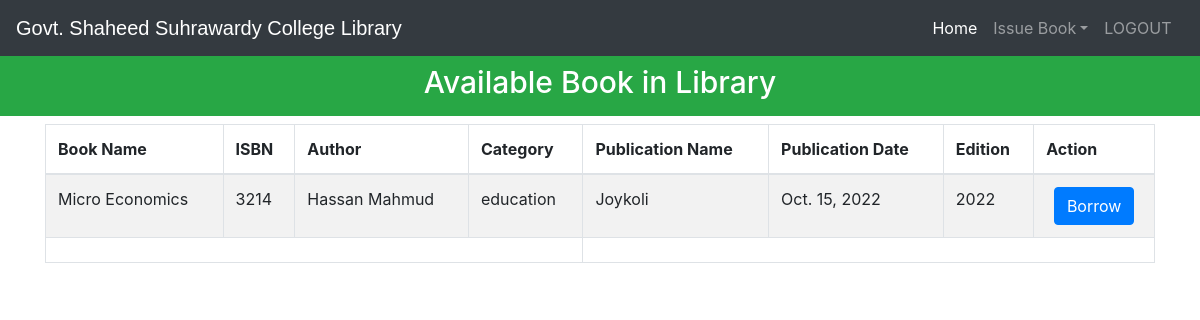
Before: /viewbook_by_student (signed in) with the older database file.
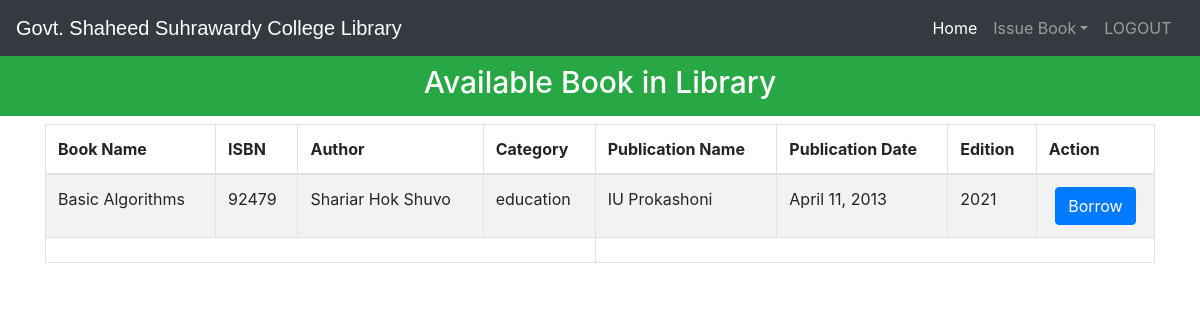
After: the same page with the newer database file.
### library/models.py (models this page shows, shortened)
class Book(models.Model):
    catchoice= [
        ('education', 'Education'),
        ('entertainment', 'Entertainment'),
        ('comics', 'Comics'),
        ('biography', 'Biography'),
        ('history', 'History'),
        ('novel', 'Novel'),
        ('fantasy', 'Fantasy'),
        ('thriller', 'Thriller'),
        ('romance', 'Romance'),
        ('scifi','Sci-Fi')
    ]
    status_choices = [
        ('received', 'Received'),
        ('issued', 'Issued'),
        ('pending','Pending')
    ]
    name=models.CharField(max_length=30)
    isbn=models.PositiveIntegerField()
    author=models.CharField(max_length=40)
    category=models.CharField(max_length=30,choices=catchoice,default='education')
    publication_name = models.CharField(max_length=50, blank=True)
    publication_date = models.DateField(null=True, blank=True)
    edition = models.PositiveIntegerField(null=True, blank=True)
    status = models.CharField(max_length=20, choices=status_choices, default='received')
    requested_by = models.ForeignKey(StudentExtra, on_delete=models.SET_NULL, null=True, blank=True)

### library/views.py (the view)
# urls.py: path('viewbook_by_student', views.viewbook_viewbyStudent),
@login_required(login_url='studentlogin')
def viewbook_viewbyStudent(request):
    books=models.Book.objects.filter(status='received')
    return render(request,'library/viewAllbookByStudent.html',{'books':books})

### templates/library/viewAllbookByStudent.html (shortened to what this page needs)
<!DOCTYPE html>
<html lang="en" dir="ltr">
  <head>
  </head>
  <body>
    {% include "library/navbarstudent.html" %}
    <br>
    <br>
    <h3 class="p-3 mb-2 bg-success text-white" style='font-size: 30px;text-align:center;'>Available Book in Library</h3>
    {% if books %}
      <div class="container">
        <table class="table table-hover table-condensed table-striped table-bordered">
          <thead>
            <tr>
              <th>Book Name</th>
              <th>ISBN</th>
              <th>Author</th>
              <th>Category</th>
              <th>Publication Name</th>
              <th>Publication Date</th>
              <th>Edition</th>
              <th>Action</th>
            </tr>
          </thead>
          <tfoot>
            <tr>
              <td colspan="4" rowspan="4">
              </td>
            </tr>
          </tfoot>
          <tbody>
            {% for book in books %}
              <tr>
                <td>{{ book.name }}</td>
                <td>{{ book.isbn }}</td>
                <td>{{ book.author }}</td>
                <td>{{ book.category }}</td>
                <td>{{ book.publication_name }}</td>
                <td>{{ book.publication_date }}</td>
                <td>{{ book.edition }}</td>
                <td>
                  <div class=btn-dlt-edt>
                    <form action="{% url 'borrow-book' %}" method="POST">
                      <button type="submit" class="btn btn-primary">Borrow</button>
                    </form>
                  </div>
                </td>
              </tr>
            {% endfor %}
          </tbody>
        </table>
      </div>
    {% else %}
    <div class='alert-sec'>
      <h1>No Books Available.</h1>
    </div>
    {% endif %}
    <br><br><br><br><br><br><br><br><br>
    {% include "library/footer.html" %}
  </body>
</html>

### templates/library/navbarstudent.html (shortened to what this page needs)
<!DOCTYPE html>
{% load static %}
<html lang="en">
<head>
<link rel="stylesheet" href="https://stackpath.bootstrapcdn.com/bootstrap/4.3.1/css/bootstrap.min.css">
<link rel="stylesheet" href="https://maxcdn.bootstrapcdn.com/font-awesome/4.7.0/css/font-awesome.min.css">
</head>
<body>
<div class="bs-example">
    <nav class="navbar navbar-expand-md bg-dark navbar-dark fixed-top">
        <a href="/" class="navbar-brand">Govt. Shaheed Suhrawardy College Library</a>
        <div class="collapse navbar-collapse justify-content-between" id="navbarCollapse">
            <div class="navbar-nav">
                <a href="/" class="nav-item nav-link active">Home</a>
                <div class="nav-item dropdown">
                  <a href="#" class="nav-link dropdown-toggle" data-toggle="dropdown">Issue Book</a>
                </div>
                <a href="logout" class="nav-item nav-link">LOGOUT</a> &nbsp
            </div>
        </div>
    </nav>
</div>
</body>
</html>

### templates/library/footer.html (shortened to what this page needs)
<!DOCTYPE html>
<html>
<head>
</head>
</html>

### templates/library/viewAllbookByStudent.html (style rules this page uses)
.btn-dlt-edt { display:flex; justify-content: center; }

### templates/library/navbarstudent.html (style rules this page uses)
.bs-example { margin: 0px; }
.navbar-brand { font-size: 20px; font-family: sans-serif; }

Changed rows visible on the page:
removed Book: name "Micro Economics", isbn "3214", author "Hassan Mahmud", category "education", publication_name "Joykoli", publication_date "Oct. 15, 2022", edition "2022"
added Book: name "Basic Algorithms", isbn "92479", author "Shariar Hok Shuvo", category "education", publication_name "IU Prokashoni", publication_date "April 11, 2013", edition "2021"
